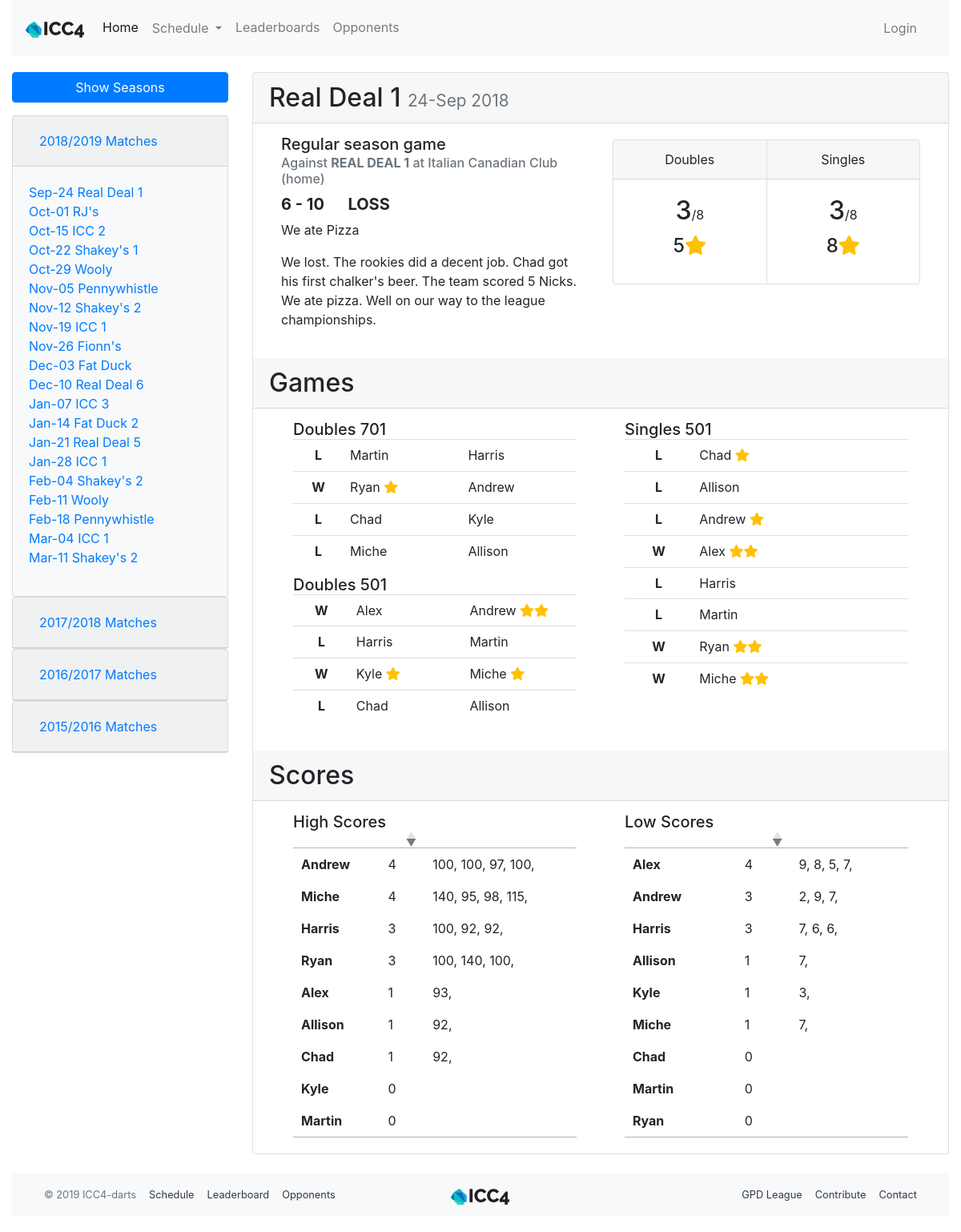
/match/1, run on an earlier commit of the app's database.
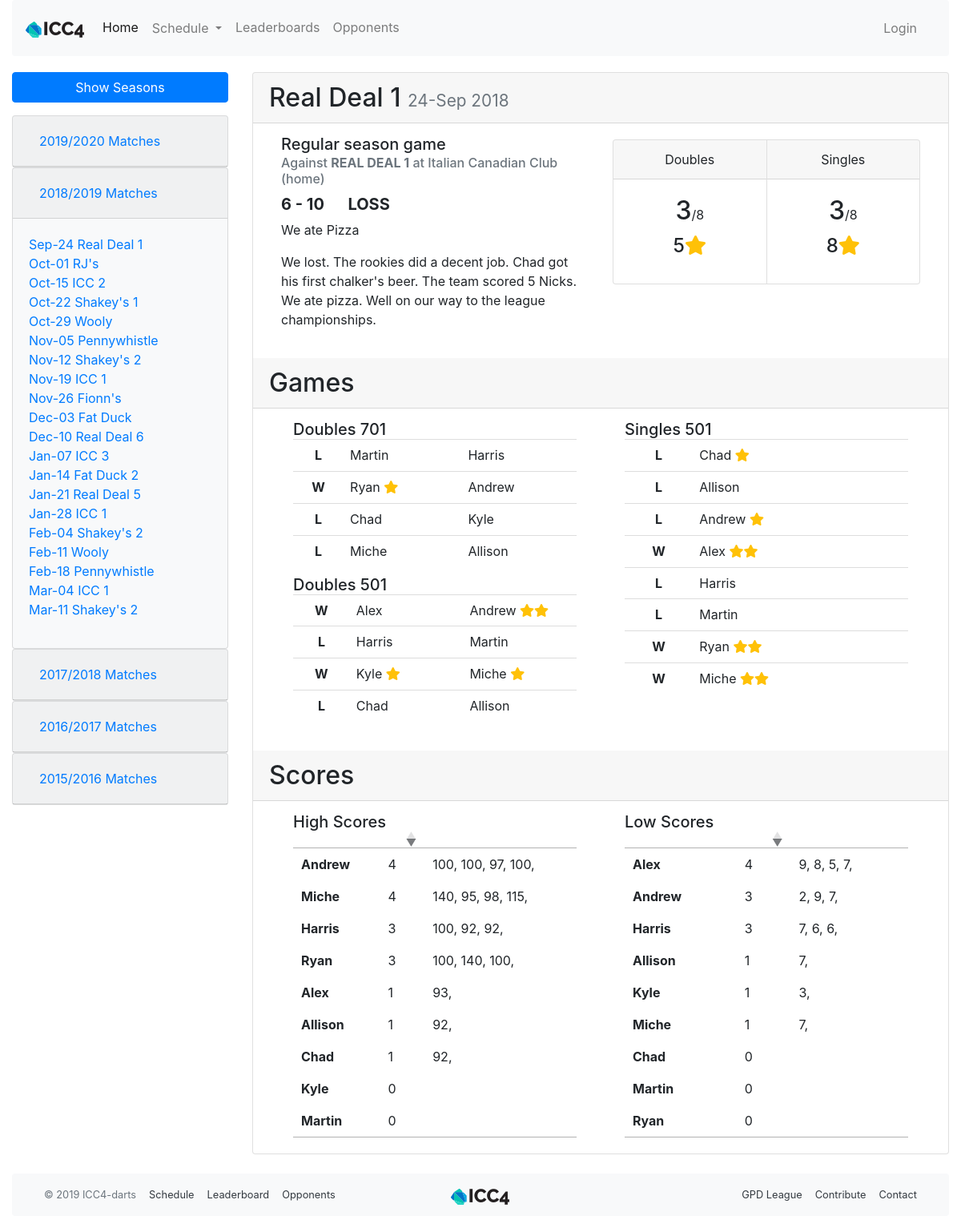
And on a later commit of the database.
### app/models.py (models this page shows, shortened)
class Season(db.Model):
    id = db.Column(db.Integer, primary_key=True)
    season_name = db.Column(db.String(64), index=True, unique=True)
    start_date = db.Column(db.Date, index=True)
    end_date = db.Column(db.Date, index=True)
    matches = db.relationship('Match', back_populates='season', lazy='dynamic')

class Match(db.Model):
    id = db.Column(db.Integer, primary_key=True)
    opponent_id = db.Column(db.Integer, db. ForeignKey('team.id'))
    opponent = db.relationship('Team', back_populates='matches')
    date = db.Column(db.Date, index=True, default=date.today())
    location = db.Column(db.String(64))
    home_away = db.Column(db.String(32), index=True)
    match_type = db.Column(db.String(32), index=True)
    games = db.relationship('Game', back_populates='match', lazy='dynamic')
    team_score = db.Column(db.Integer, index=True)
    opponent_score = db.Column(db.Integer, index=True)
    win = db.Column(db.Boolean, index=True, default=None)
    overtime = db.Column(db.Boolean, index=True, default=False)
    match_summary = db.Column(db.String(512))
    food = db.Column(db.String(128))
    season_id = db.Column(db.Integer, db. ForeignKey('season.id'))
    season = db.relationship('Season', back_populates='matches')
    match_stats = db.relationship('MatchStats', uselist=False, back_populates='match')
    high_scores = db.relationship('HighScore', back_populates='match', lazy='dynamic')
    low_scores = db.relationship('LowScore', back_populates='match', lazy='dynamic')
    checked_players = association_proxy('checked_players_association', 'player')
    reminder_email_sent = db.Column(db.Date)
    def get_roster(self):
        return Player.query.join(PlayerGame).join(Game).filter_by(match=self).order_by(Player.nickname).all()

class Team(db.Model):
    id = db.Column(db.Integer, primary_key=True)
    name = db.Column(db.String(64), index=True, unique=True)
    home_location = db.Column(db.String(64), index=True)
    address = db.Column(db.String(128), index=True)
    matches = db.relationship('Match', back_populates='opponent', lazy='dynamic')

class Game(db.Model):
    id = db.Column(db.Integer, primary_key=True)
    match_id = db.Column(db.Integer, db.ForeignKey('match.id'))
    match = db.relationship('Match', back_populates='games')
    game_num = db.Column(db.Integer, index=True)
    game_type = db.Column(db.String(64), index=True)
    win = db.Column(db.Boolean, index=True, default=True)
    players = association_proxy('players_association', 'player')

class PlayerGame(db.Model):
    player_id = db.Column(db.Integer, db.ForeignKey('player.id'), primary_key=True)
    game_id = db.Column(db.Integer, db.ForeignKey('game.id'), primary_key=True)
    stars = db.Column(db.Integer, index=True)
    player = db.relationship('Player', backref=db.backref('games_association', lazy='dynamic'))
    game = db.relationship('Game', backref=db.backref('players_association', lazy='dynamic'))

class Player(db.Model):
    id = db.Column(db.Integer, primary_key=True)
    nickname = db.Column(db.String(64), index=True, unique=True)
    first_name = db.Column(db.String(64), index=True)
    last_name = db.Column(db.String(64), index=True)
    tagline = db.Column(db.String(64))
    is_active = db.Column(db.Boolean, index=True, default=True)
    games = association_proxy('games_association', 'game')
    last_match_id = db.Column(db.Integer, db.ForeignKey('match.id'))
    last_match = db.relationship('Match', foreign_keys=[last_match_id])
    first_match_id = db.Column(db.Integer, db.ForeignKey('match.id'))
    first_match = db.relationship('Match', foreign_keys=[first_match_id])
    high_scores = db.relationship('HighScore', back_populates='player', lazy='dynamic')
    low_scores = db.relationship('LowScore', back_populates='player', lazy='dynamic')
    user_id = db.Column(db.Integer, db.ForeignKey('user.id'))
    user = db.relationship('User', back_populates='player')
    checked_matches = association_proxy('checked_matches_association', 'match')

class HighScore(db.Model):
    id = db.Column(db.Integer, primary_key=True)
    score = db.Column(db.Integer)
    out = db.Column(db.Boolean, index=True, default=False)
    player_id = db.Column(db.Integer, db.ForeignKey('player.id'))
    match_id = db.Column(db.Integer, db.ForeignKey('match.id'))
    player = db.relationship('Player', back_populates='high_scores')
    match = db.relationship('Match', back_populates='high_scores')

class LowScore(db.Model):
    id = db.Column(db.Integer, primary_key=True)
    score = db.Column(db.Integer)
    player_id = db.Column(db.Integer, db.ForeignKey('player.id'))
    match_id = db.Column(db.Integer, db.ForeignKey('match.id'))
    player = db.relationship('Player', back_populates='low_scores')
    match = db.relationship('Match', back_populates='low_scores')

### app/main/routes.py (the view)
@bp.route('/match/<id>',  methods=['GET', 'POST'])
def match(id):
    match = Match.query.filter_by(id=id).first_or_404()
    roster = match.get_roster()
    return render_template('match.html', match=match, roster=roster)

### app/main/routes.py (called while the page is built)
@bp.before_request
def before_request():
    g.all_seasons = Season.query.order_by(Season.start_date.desc()).all()

### app/templates/match.html (shortened to what the changed rows need)
{% extends "base.html" %}
{% import 'bootstrap/wtf.html' as wtf %}
{% block app_content %}
<div class="row">
  <div class="col-md-3">
    <div class="collapse multi-collapse" id="allSeasonCollapse">
      <div id="accordion">
        {% for season in g.all_seasons %}
        <div class="card bg-light">
          <div class="card-header" id="heading{{season.id}}">
            <h5 class="mb-0">
              <button class="btn btn-link" data-toggle="collapse" data-target="#collapse{{season.id}}" aria-expanded="true" aria-controls="collapse{{season.id}}">
                {{ season.season_name }} Matches
              </button>
            </h5>
          </div>
          <div id="collapse{{season.id}}" class="collapse" aria-labelledby="heading{{season.id}}" data-parent="#accordion">
            <div class="card-body">
              <ul class="list-unstyled">
                {% for m in season.matches %}
                <li>
                  <a href="{{ url_for('main.match', id=m.id) }}">{{ m.date.strftime('%b-%d') }} {{ m.opponent.name }}</a>
                </li>
                {% endfor %}
              </ul>
            </div>
          </div>
        </div>
        {% endfor %}
      </div>
    </div>
  </div>
  <div class="col-md-9">
    <div class="card">
      <h2 class="card-header">{{ match.opponent.name }} <small class="text-muted">{{ match.date.strftime('%d-%b %Y') }}</small></h2>
      <div class="card-body col-xs-12">
        {% if match.win==None %}
        <div class="col-xs-12 col-md-6">
          <h5 class="card-subtitle mb-2">
            {% if match.match_type == "p" %}
            Playoff game
            {% elif match.match_type == "r" %}
            Regular season game
            {% endif %}
          </h5>
          <h6 class="card-subtitle mb-2 text-muted">Against <a class="font-weight-bold text-uppercase">{{ match.opponent.name }}</a> at {{ match.opponent.home_location }} ({{ match.home_away }})</h6>
          <p>Scores have not been entered for this match.</p>
        </div>
        {% else %}
        <div class="col-xs-12 col-md-6">
          <h5 class="card-subtitle mb-2">
            {% if match.match_type == "p" %}
            Playoff game
            {% elif match.match_type == "r" %}
            Regular season game
            {% endif %}
          </h5>
          <h6 class="card-subtitle mb-2 text-muted">Against <a class="font-weight-bold text-uppercase">{{ match.opponent.name }}</a> at {{ match.location }} ({{ match.home_away }})</h6>
          <p class="h5 font-weight-bold text-uppercase">{{ match.team_score }} - {{ match.opponent_score }} &emsp;
          {% if match.win %}Win
          {% else %}Loss{% endif %}</p>
          <p>We ate {{ match.food }}</p>
          <p>{{ match.match_summary }}</p>
        </div>
        <div class="card-group col-xs-12 col-md-6">
          <div class="card text-center">
            <div class="card-header">
              Doubles
            </div>
            <div class="card-body">
              <a class="h2 card-title">{{ match.match_stats.wins_d7 + match.match_stats.wins_d5 }}</a><a class="card-text">/8</a><br>
              <p class="h4 card-title">{{ match.match_stats.stars_d7 + match.match_stats.stars_d5 }}<i class="fa fa-star text-warning"></i></p>
            </div>
          </div>
          <div class="card text-center">
            <div class="card-header">
              Singles
            </div>
            <div class="card-body">
              <a class="h2 card-title">{{ match.match_stats.wins_s5 }}</a><a class="card-text">/8</a><br>
              <p class="h4 card-title">{{ match.match_stats.stars_s5 }}<i class="fa fa-star text-warning"></i></p>
            </div>
          </div>
        </div>
        {% endif %}
      </div>
      <h2 class="card-header">Games</h2>
      <div class="card-body">
        <div class="col-xs-12 col-md-6">
          <div class="container">
            <table class="table">
              <tbody>
                {% for game in match.games.filter_by(game_type='doubles 701').all() %}
                <tr>
                  <th scope="row" class="text-center">{% if game.win %}W{% else %}L{% endif %}</th>
                  {% for pg in game.players_association %}
                    <td>
                      <span>{{ pg.player.nickname }} {% for s in range(pg.stars) %}<i class="fa fa-star text-warning"></i>{% endfor %}</span><br>
                    </td>
                  {% endfor %}
                </tr>
                {% endfor %}
              </tbody>
            </table>
          </div>
          <div class="container">
            <table class="table">
              <tbody>
                {% for game in match.games.filter_by(game_type='doubles 501').all() %}
                <tr>
                  <th scope="row" class="text-center">{% if game.win %}W{% else %}L{% endif %}</th>
                  {% for pg in game.players_association %}
                    <td style="width:40%">
                      <span>{{ pg.player.nickname }} {% for s in range(pg.stars) %}<i class="fa fa-star text-warning"></i>{% endfor %}</span><br>
                    </td>
                  {% endfor %}
                </tr>
                {% endfor %}
              </tbody>
            </table>
          </div>
        </div>
        <div class="col-xs-12 col-md-6">
          <div class="container">
            <table class="table">
              <tbody>
                {% for game in match.games.filter_by(game_type='singles 501').all() %}
                <tr>
                  <th scope="row" class="text-center">{% if game.win %}W{% else %}L{% endif %}</th>
                  {% for pg in game.players_association %}
                    <td>
                      <span>{{ pg.player.nickname }} {% for s in range(pg.stars) %}<i class="fa fa-star text-warning"></i>{% endfor %}</span><br>
                    </td>
                  {% endfor %}
                </tr>
                {% endfor %}
              </tbody>
            </table>
          </div>
        </div>
      </div>
      <h2 class="card-header">Scores</h2>
      <div class="card-body">
        <div class="col-xs-12 col-md-6">
          <div class="container">
            <div class="table-responsive">
              <table id="pHS" class="">
                <thead>
                  <tr>
                    <th scope="col"></th>
                    <th scope="col"></th>
                    <th scope="col"></th>
                  </tr>
                </thead>
                <tbody>
                {% for p in roster %}
                <tr>
                  <th scope="row">{{ p.nickname }}</th>
                  {% with ss = match.high_scores.filter_by(player=p).all() %}
                  <td>{{ ss|count }}</td>
                  <td>{% for s in ss %}{{ s.score }}, {% endfor %}</td>
                  {% endwith %}
                </tr>
                  {% endfor %}
                </tbody>
              </table>
            </div>
          </div>
        </div>
        <div class="col-xs-12 col-md-6">
          <div class="container">
            <div class="table-responsive">
              <table id="pLS" class="">
                <thead>
                  <tr>
                    <th scope="col"></th>
                    <th scope="col"></th>
                    <th scope="col"></th>
                  </tr>
                </thead>
                <tbody>
              {% for p in roster %}
              <tr>
                <th scope="row">{{ p.nickname }}</th>
                {% with ss = match.low_scores.filter_by(player=p).all() %}
                <td>{{ ss|count }}</td>
                <td>{% for s in ss %}{{ s.score }}, {% endfor %}</td>
                {% endwith %}
              </tr>
                {% endfor %}
              </tbody>
            </table>
              </div>
            </div>
          </div>
      </div>
    </div>
  </div>
</div>
{% endblock %}

What changed in the data, as far as the page shows it:
added Season: season_name "2019/2020"
